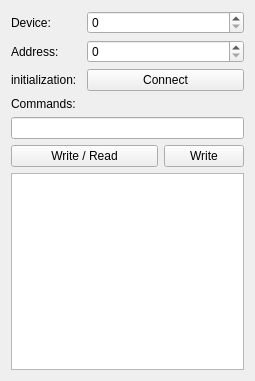
<?xml version="1.0" encoding="UTF-8"?>
<ui version="4.0">
 <class>MainWindow</class>
 <widget class="QMainWindow" name="MainWindow">
  <property name="geometry">
   <rect>
    <x>0</x>
    <y>0</y>
    <width>255</width>
    <height>381</height>
   </rect>
  </property>
  <property name="windowTitle">
   <string>MainWindow</string>
  </property>
  <widget class="QWidget" name="centralWidget">
   <layout class="QGridLayout" name="gridLayout">
    <item row="0" column="0">
     <widget class="QLabel" name="label_4">
      <property name="text">
       <string>Device:</string>
      </property>
     </widget>
    </item>
    <item row="0" column="1" colspan="2">
     <widget class="QSpinBox" name="spinBox"/>
    </item>
    <item row="1" column="0">
     <widget class="QLabel" name="label">
      <property name="text">
       <string>Address:</string>
      </property>
     </widget>
    </item>
    <item row="1" column="1" colspan="2">
     <widget class="QSpinBox" name="spinBox_2"/>
    </item>
    <item row="2" column="0">
     <widget class="QLabel" name="label_3">
      <property name="text">
       <string>initialization:</string>
      </property>
     </widget>
    </item>
    <item row="2" column="1" colspan="2">
     <widget class="QPushButton" name="pushButton">
      <property name="text">
       <string>Connect</string>
      </property>
     </widget>
    </item>
    <item row="3" column="0">
     <widget class="QLabel" name="label_2">
      <property name="text">
       <string>Commands:</string>
      </property>
     </widget>
    </item>
    <item row="4" column="0" colspan="3">
     <widget class="QLineEdit" name="lineEdit"/>
    </item>
    <item row="5" column="0" colspan="2">
     <widget class="QPushButton" name="pushButton_2">
      <property name="text">
       <string>Write / Read</string>
      </property>
     </widget>
    </item>
    <item row="5" column="2">
     <widget class="QPushButton" name="pushButton_3">
      <property name="text">
       <string>Write</string>
      </property>
     </widget>
    </item>
    <item row="6" column="0" colspan="3">
     <widget class="QTextEdit" name="textEdit"/>
    </item>
   </layout>
  </widget>
 </widget>
 <layoutdefault spacing="6" margin="11"/>
 <resources/>
 <connections/>
</ui>
